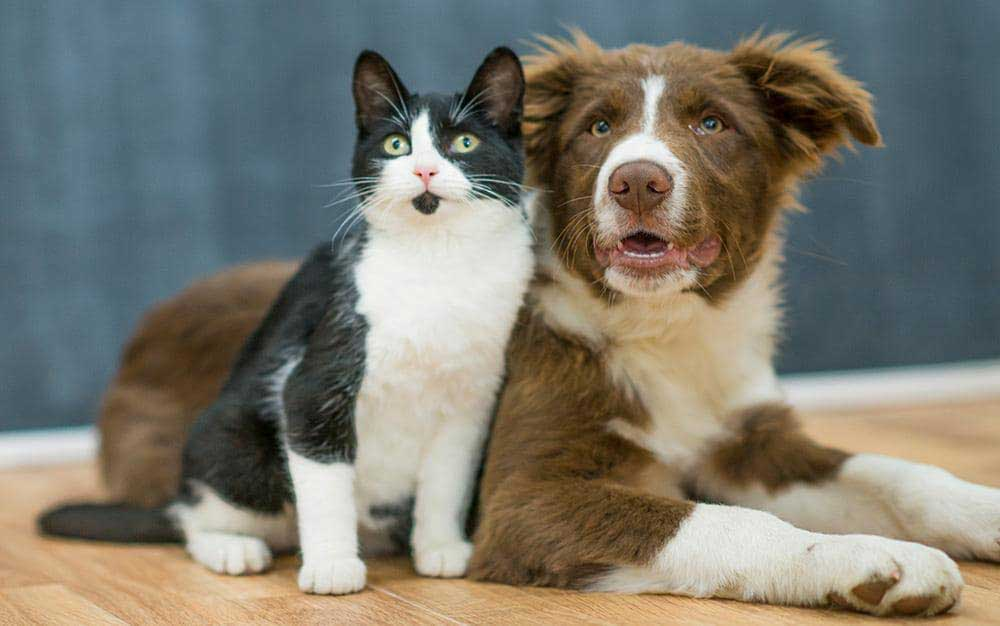
#> input picture dog-cat.jpg, 1000 x 626 px
$ jupyter execute openCV_feature.ipynb
#> lines starting #> are read from the running program, lines starting #| are printed output that depends on the picture; after the words box and inside, x2 and y2 are one past the last pixel; in counts of white or black regions, pixels touching at a corner belong together
[cell 1]
import cv2
import numpy as np
import matplotlib.pyplot as plt

[cell 2]
img = cv2.imread('dog-cat.jpg')
#> img is the input picture: shape (626, 1000, 3); mean B, G, R 110.5, 121.2, 123.5

[cell 3]
cv2.imshow("Original", img)
cv2.waitKey(0)

[cell 4]
resized = cv2.resize(img,(300,200))
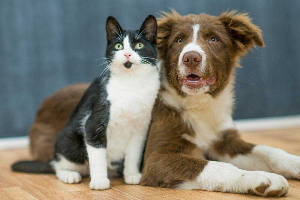
#> resized: shape (200, 300, 3); mean B, G, R 110.4, 121.1, 123.4
cv2.imshow("Resized", resized)
cv2.waitKey(0)

[cell 5]
#Rotate by 45 degrees

(h,w) = img.shape[:2]
#> h = 626; w = 1000

center = (w//2, h//2)
#> center = (500, 313)
M = cv2.getRotationMatrix2D(center, 45,1.0)
rotated = cv2.warpAffine(img, M, (w,h))
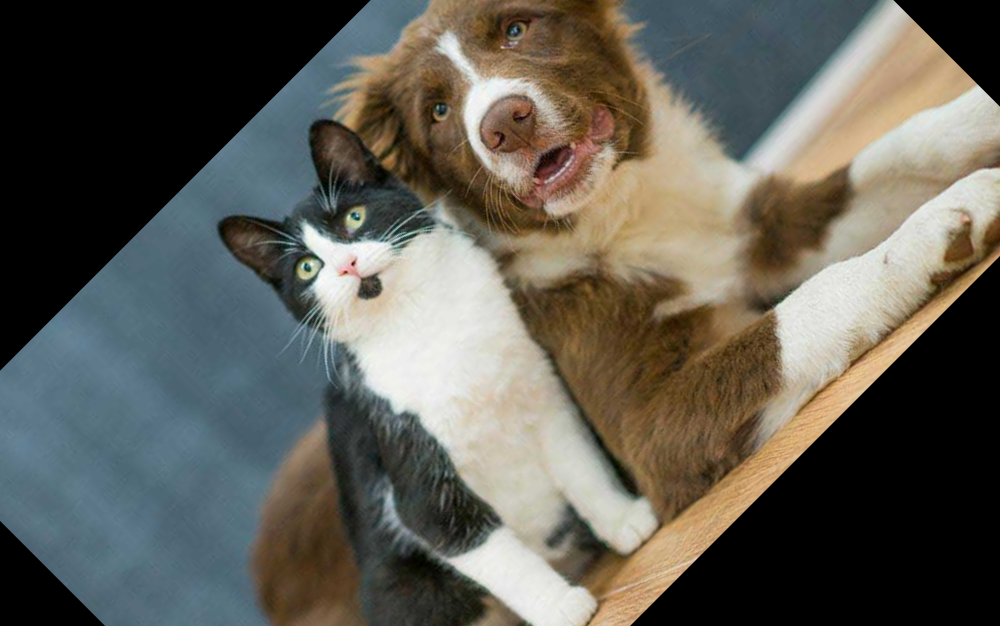
#> rotated: shape (626, 1000, 3); mean B, G, R 85.5, 94, 96
cv2.imshow('Rotated', rotated)
cv2.waitKey(0)

[cell 6]
#crop

cropped = img[50:300, 50:300]
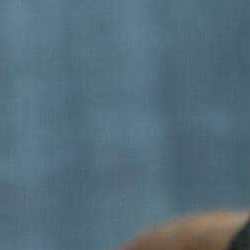
#> cropped: shape (250, 250, 3); mean B, G, R 121.2, 109.1, 85.8
cv2.imshow("Cropped", cropped)
cv2.waitKey(0)

[cell 7]
#Convert To Greyscale

grayscale = cv2.cvtColor(img, cv2.COLOR_BGR2GRAY)
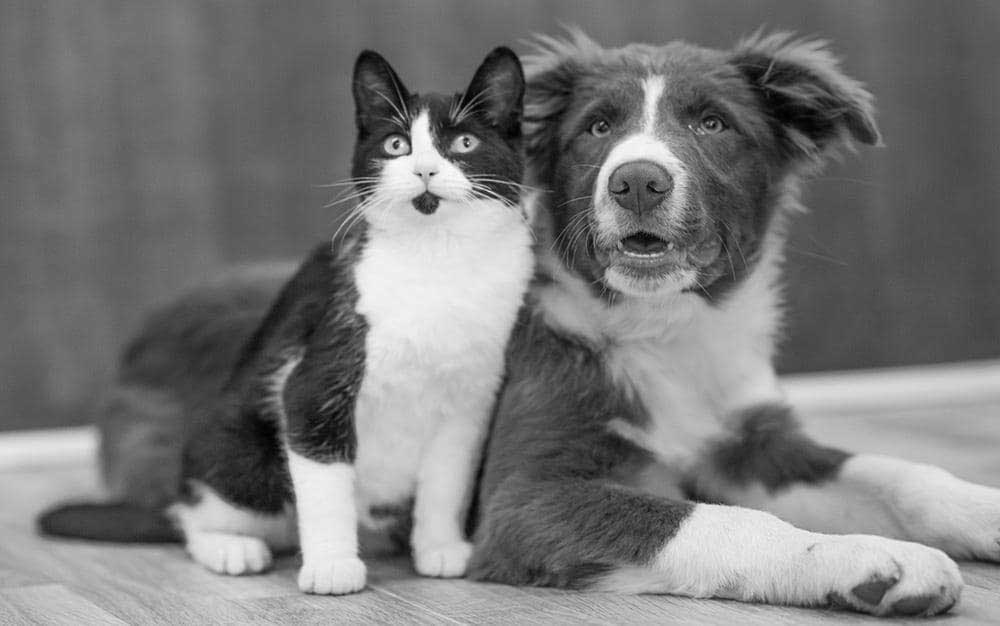
#> grayscale: shape (626, 1000); min 0, max 255, mean 120.7
cv2.imshow('Grayscale', grayscale)
cv2.waitKey(0)

[cell 8]
cv2.imwrite("dog-cat-grayscale.png", grayscale)
#> Out = True

[cell 9]
#Draw text on image

img_text  = img.copy()

font = cv2.FONT_HERSHEY_SIMPLEX
cv2.putText(img_text, "Dog and Cat", (10,30), font,1,(255,255,255), 2, cv2.LINE_AA)
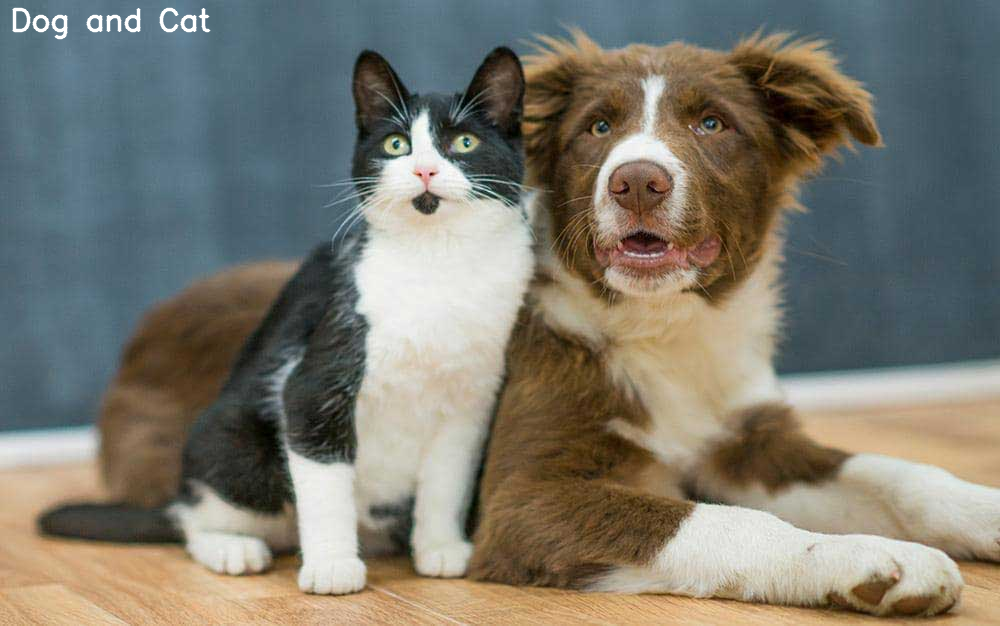
#> img_text: shape (626, 1000, 3); 0.34% of pixels changed, all inside (x1, y1, x2, y2) = (12, 7, 211, 40)
#Display the output
cv2.imshow("Output", img_text)
cv2.waitKey(0)

[cell 10]
brightness = cv2.convertScaleAbs(img, alpha=1, beta=50)
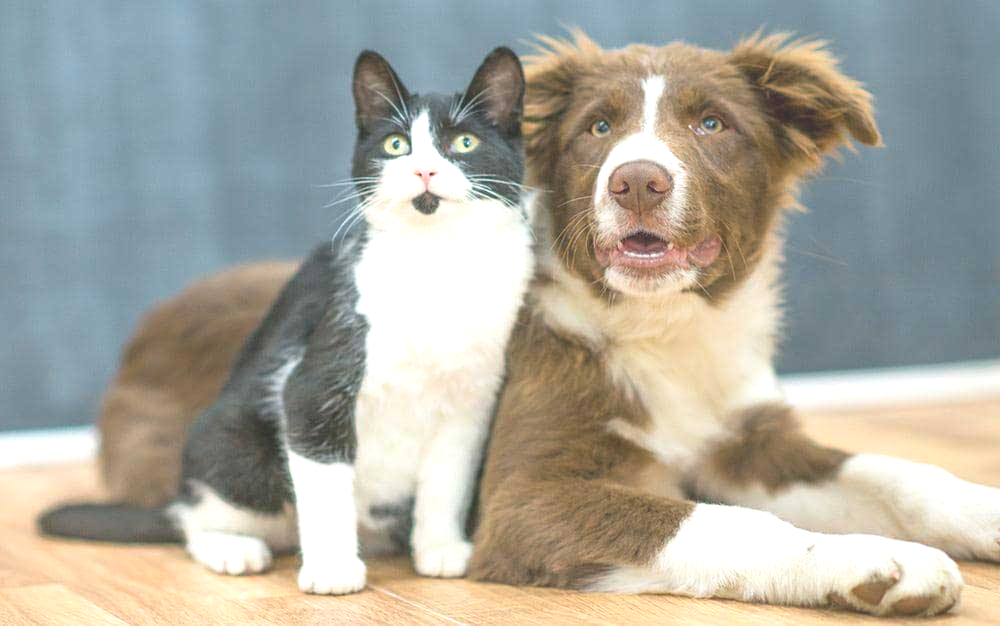
#> brightness: shape (626, 1000, 3); mean B, G, R 159.2, 169.5, 171.3
cv2.imshow('brightness adjsuted', brightness)
cv2.waitKey(0)

[cell 11]
contrast = cv2.convertScaleAbs(img, alpha=2, beta=50)
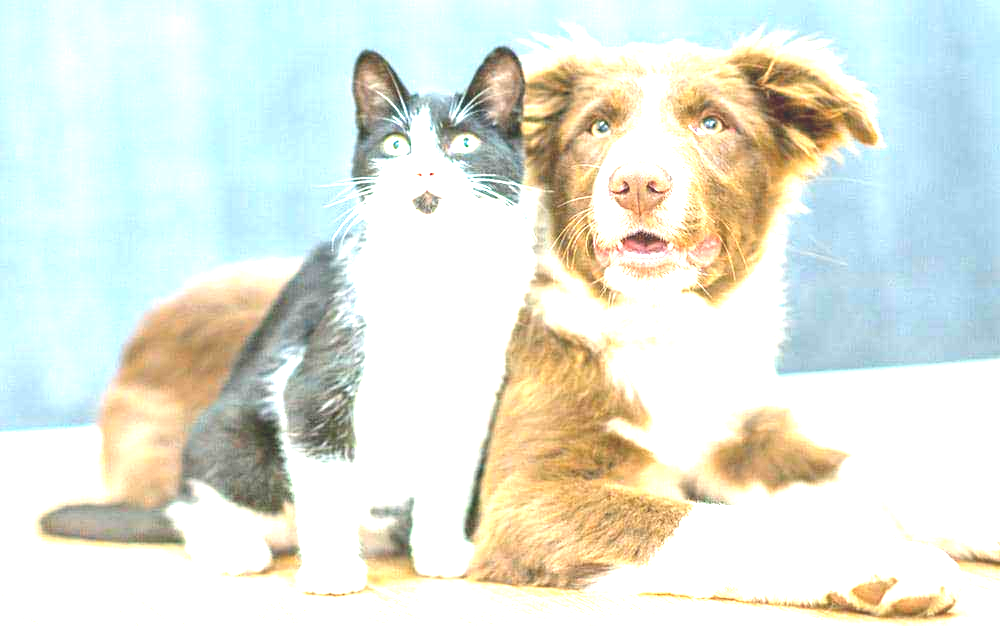
#> contrast: shape (626, 1000, 3); mean B, G, R 219.3, 230.6, 225.5
cv2.imshow('contrast adjsuted', contrast)
cv2.waitKey(0)

[cell 12]
edges = cv2.Canny(grayscale, 100, 200)
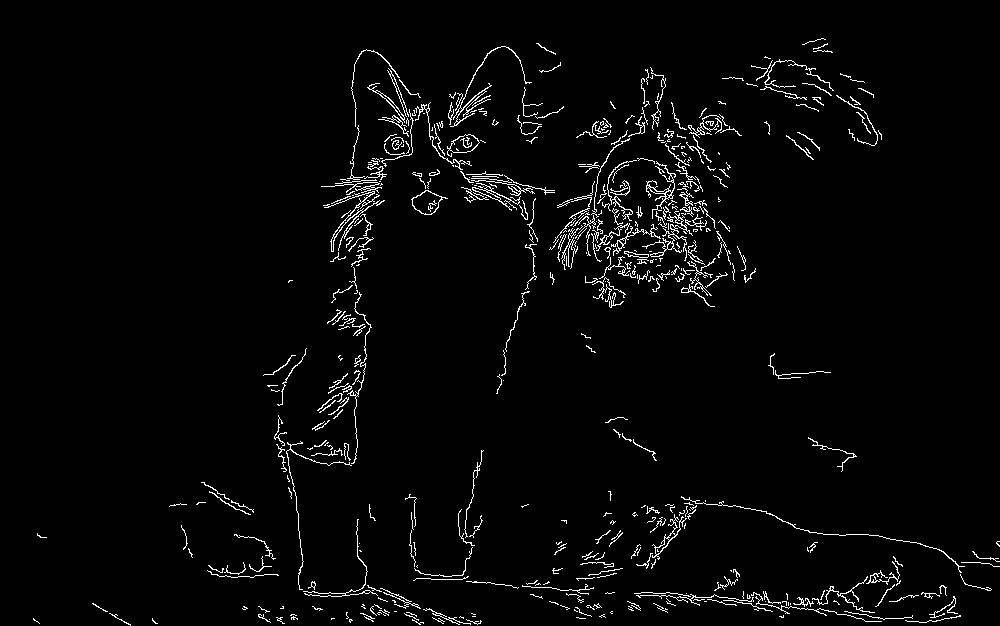
#> edges: shape (626, 1000); 2.8% white in thin lines or dots
cv2.imshow('edges detected',edges)
cv2.waitKey(0)

[cell 13]
#split image into color channels
img = cv2.imread('colorful-tiger-gray.jpg')
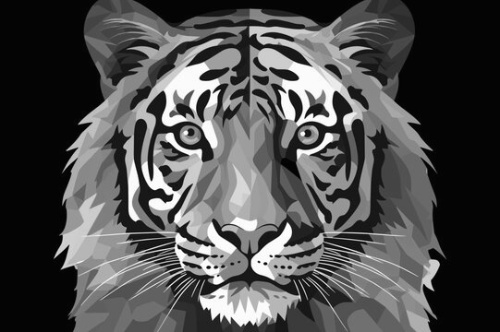
#> input picture colorful-tiger-gray.jpg, 500 x 332 px
#> img is the input picture: shape (332, 500, 3); min 0, max 255, mean 77.9

[cell 14]
b,g,r = cv2.split(img)
cv2.imshow("Blue Channel", b)
cv2.imshow("Green Channel", g)
cv2.imshow("Red Channel", r)
cv2.waitKey(0)
